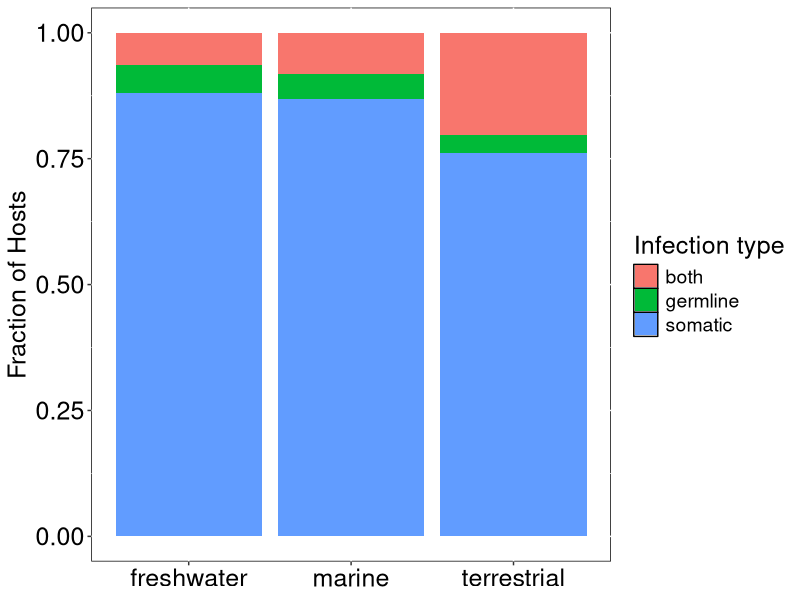

The R script that drew this image:
# -----------------------------------------------------------------------------
#
# Analyze infections across environments
#
# Jason Jiang - Created: 2020/07/25
#                     Last Edit: 2021/05/03
#
# Reinke Lab - Microsporidia Database Project
#
# Goal: Write code to analyze patterns of soma and germline infections
# across environments by microsporidia, eventually creating bar graphs
# to represent this data.
#
# Thanks to Brandon for this RScript layout
#
# -----------------------------------------------------------------------------


# First, I need to modify our microsporidia database so that each row
# corresponds to a single host.
# Afterwards, I'll manually adjust the transmission data for each row,
# so it is reflective of each individual host species.
# Finally, we want to update the host species names to the accepted scientific
# name and add in host environment data, using our host masterlist (Table SX).

# First, load in useful packages.
library(tidyverse)
library(readxl)


# Set working directory, this is what I use.
setwd("P:/Shared/Microsporidia database/Figure S4/Fig S4B - Infections by environment")


# Load in the dataframe created from making Figure S4A
# This dataframe contains data on mode of transmission for all microsporidia
infection_data <- read_xlsx('Transmission Database.xlsx')


# Load in host species list, as this contains up-to-date scientific names of all
# host species, as well as taxonomic + environment data for each host.
host_masterlist <- read_xlsx("Table S2 Host Masterlist.xlsx")


# Write a helper function to help remove parentheses from host entries
remove_parenth_str <- function(x) {
  ifelse(str_sub(x, -1, -1) == ")", trimws(strsplit(x, "\\(")[[1]][1]), x)
}

vremove_parenth_str <- Vectorize(remove_parenth_str)


# Separate each host species into its own row, so each row represents
# a single host species
# Then, mutate new column w/ formatted host data, in which parentheses are stripped
infection_data <- infection_data %>%
  mutate(to_separate = Hosts) %>%
  separate_rows(to_separate, sep = '; ', convert = FALSE) %>%
  mutate(Hosts_formatted = vremove_parenth_str(to_separate)) %>%
  select(Species, Hosts, Hosts_formatted, Tissues, Tissues_formatted, Transmission,
         Transmission_formatted, Infection_type) # Reorganize column ordering


# For microsporidia species infecting multiple hosts, we want to make sure the
# infection status data (somatic, germline, both) is correct for each individual
# host.
# This is because infection status was originally determined for each microsporidia
# species as a whole, using the tissue/transmission data from ALL their hosts.

# First, find all microsporidia species infecting multiple hosts
multiple_hosts <- infection_data %>%
  filter(str_detect(Hosts, ";"))


# Then, save the multiple_hosts dataframe as an Excel file.
# I will manually go over each host entry, and make sure the tissue/transmission
# data is accurate for each individual host.
# Then, I will manually adjust the infection status data of each host, if
# necessary.


# Please refer to the methods for more details about this ("Analysis of Host Tissues").
# openxlsx::write.xlsx(multiple_hosts, "Manually Corrected Species (NEW).xlsx")


# Great, we've manually corrected all the individual host entries, ensuring that
# their infection status data matches up with their tissue infection/transmission
# data,
# Let's first load in our manually corrected host entries.

# 252 host infections excluded
multiple_hosts_fixed <- read_xlsx("Manually Corrected Species (NEW).xlsx")


# Some host species are being excluded from analysis, as we cannot match clear
# tissue infection/transmission data to them, and thus can't reliably assign an
# infection status.
# Host species to be excluded had their Host_formatted cell turned blank, so
# we can use that to find the corresponding host entries in the multiple_hosts
# dataframe.
entries_to_exclude <- multiple_hosts[which(is.na(multiple_hosts_fixed$Hosts_formatted)),]


# Now remove the hosts to exclude from our fixed multiple_hosts dataframe.
multiple_hosts_fixed <- multiple_hosts_fixed %>% filter(!is.na(Hosts_formatted))


# Then, remove the hosts to exclude from our overall infection_data dataframe.
infection_data_good <- anti_join(infection_data, entries_to_exclude)


# Now, add our manually fixed host data (multiple_hosts_fixed) to the
# infection_data_good dataframe.
# Then, remove the original unfixed host entries from this dataframe.
infection_data_good <- rbind(multiple_hosts_fixed, infection_data_good)

infection_data_good <-
  infection_data_good[!duplicated(infection_data_good[c("Species", "Hosts_formatted")]),]


# Cool, now let's create column of host taxonomic data.
# We'll also change all host names to its most up-to-date-name from the host masterlist
# Also, let's add in a new column of the environment of each host, using the
# host masterlist.
infection_data_good$Host_updated <- "" # Create new column for updated host names
infection_data_good$Host_taxonomy <- "" # Create new column for host taxo. data
infection_data_good$Host_env <- "" # Create new column for host env data

for(i in 1:nrow(infection_data_good)) {
  host <- infection_data_good$Hosts_formatted[i]
  host_row <- filter(host_masterlist, grepl(host, Host_original, fixed = TRUE))
  infection_data_good[i, "Host_updated"] <- host_row$Host_formatted[1]
  infection_data_good[i, "Host_taxonomy"] <- host_row$Taxonomy[1]
  infection_data_good[i, "Host_env"] <- host_row$Environment[1]
}


################################################################################


# With all our data cleanup/prep done, let's get to making the stacked bar
# charts of transmission mode frequencies across environments.


# Exclude any host species w/out environment data, not useful for our analysis.
# We are also only interested in studying purely terrestrial, freshwater
# and marine species (no pure brackish species were available after data cleanup).
envs_of_interest <- c('terrestrial', 'marine', 'freshwater')


# Filter down to hosts in environments of interest, and not a non-species entry
infection_data_good <- infection_data_good %>%
  filter(!is.na(Host_env) & Host_env %in% envs_of_interest)


# Create bar graphs of soma and germline infection frequencies across
# terrestrial, freshwater and marine environments
ggplot(data = infection_data_good) +
  geom_bar(mapping = aes(x = Host_env, fill = Infection_type),
           position = 'fill') +
  ylab('Fraction of Hosts') +
  guides(fill = guide_legend(title = 'Infection type')) +
  theme(axis.text = element_text(size = 18, color = "black"),
        axis.title = element_text(size = 18),
        axis.title.x = element_blank(),
        legend.title=element_text(size = 18),
        legend.text=element_text(size = 14),
        panel.background = element_rect(fill = 'white', colour = 'black'))